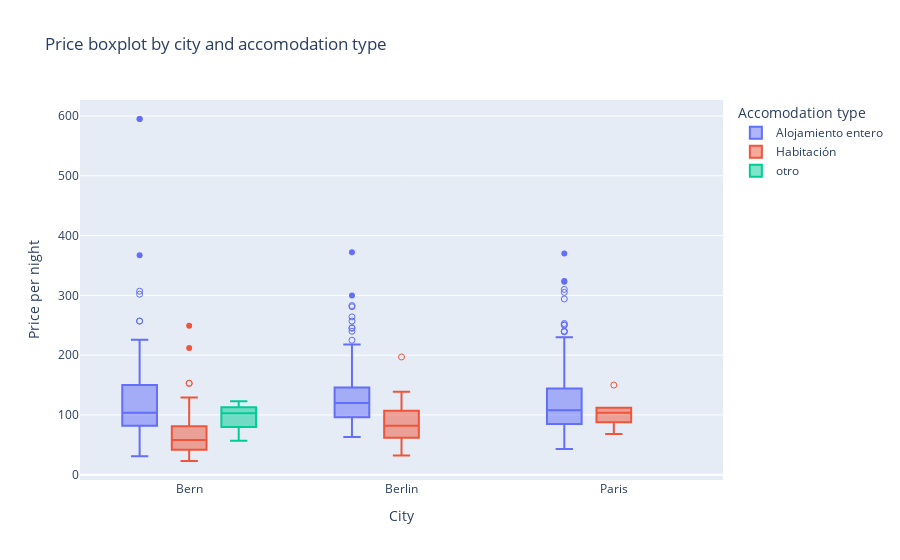

The code cell stored with this chart in its notebook:
### Markdown cell above
### <a id='toc8_4_6_'></a>[Price boxplot by city and accomodation type](#toc0_)

### Code cell
price_boxplot = px.box(
    data_frame=airbnb_data,
    x="city",
    y="price_per_night",
    color="category",
    points="suspectedoutliers",
    hover_name="name",
    title="Price boxplot by city and accomodation type",
    labels={
        "price_per_night": "Price per night",
        "city": "City",
        "category": "Accomodation type",
    },
)

price_boxplot.write_html(FIG_DIR / "price_boxplot.html")
price_boxplot.write_image(FIG_DIR / "price_boxplot.png")

price_boxplot.show()

### Figure 1 — Plotly figure (JSON) as saved in the notebook; plotly's stock layout.template omitted (floating-point values rounded to 4 significant figures; data arrays with more than 128 entries replaced by an {"elided": "..."} marker saying what was removed)
{"data": [{"alignmentgroup": "True", "boxpoints": "suspectedoutliers", "hovertemplate": "<b>%{hovertext}</b><br><br>Accomodation type=Alojamiento entero<br>City=%{x}<br>Price per night=%{y}<extra></extra>", "hovertext": {"elided": "688 str values"}, "legendgroup": "Alojamiento entero", "marker": {"color": "#636efa"}, "name": "Alojamiento entero", "notched": false, "offsetgroup": "Alojamiento entero", "orientation": "v", "showlegend": true, "type": "box", "x": {"elided": "688 str values"}, "x0": " ", "xaxis": "x", "y": {"elided": "688 int values"}, "y0": " ", "yaxis": "y"}, {"alignmentgroup": "True", "boxpoints": "suspectedoutliers", "hovertemplate": "<b>%{hovertext}</b><br><br>Accomodation type=Habitación<br>City=%{x}<br>Price per night=%{y}<extra></extra>", "hovertext": ["Sala de estar en Berna", "Escapada al campo", "Habitación individual privada en Berna", "Como si estuvieras en casa", "¡Pequeño pero bonito! ¡Bonito y completo!", "Habitación preciosa cerca de la ciudad de Berna", "Orange Apt., casco antiguo, a 3 minutos de la estación de tren de Berna.", "Hermosa habitación en el casco antiguo de Berna", "Lugar mágico y piscina de Beatenberg", "Alojamiento en Emmentaler Spycher de 300 años", "Habitación con baño privado y entrada", "Habitación minimalista, casco antiguo, a 3 minutos de la estación de Berna", "habitación individual oriental en B'n'B Thunerstern", "Apartamento dorado, casco antiguo, a 3 minutos de la estación de tren de Berna", "Habitación minimalista, casco antiguo, a 3 minutos de la estación de Berna", "Apartamento dorado, casco antiguo, a 3 minutos de la estación de tren de Berna", "Habitación romántica - entrada independiente", "Encantadora habitación individual tranquila", "Habitación privada en la ciudad de Berna", "habitación individual oriental en B'n'B Thunerstern", "Acogedor dormitorio privado a 4 minutos del centro de la ciudad", "habitación individual oriental en B'n'B Thunerstern", "Acogedora habitación en el distrito más moderno, incluida la salida después de la hora establecida.", "Habitación en el centro de Berna", "Pequeño pero agradable: habitación tranquila, céntrica, rural", "Pequeño pero agradable: habitación tranquila, céntrica, rural", "Un oasis en mi oasis.", "Ice Attic-Apt, casco antiguo, a 3 minutos de la estación de tren", "Habitación idílica en casa con jardín", "Habitación confortable", "Acogedor estudio en casa", "Habitación con todas las comodidades", "Residence zum Löwen Double Room", "Apartamento azul, casco antiguo, a 3 minutos de la estación de tren de Berna.", "Habitación tranquila con ambiente japonés en Biel", "En el centro de Berna", "Alójate en Emmentaler Speicher de 300 años", "Estudio con cocina y ducha privada", "Apartamento 1 junto a Warschauer Platz and Spree", "Hotel Comenius - Mezzanine Double Bed and Bunkbed", "Una habitación en la mano", "Generador Mitte: cama en un dormitorio de 4 camas.", "Doble Hotel Gat Point Charlie Berlin", "Apartamento de edificio antiguo P-Berg con balcón.", "Habitación en Berlín | PrenzlBerg 11", "Sala de visitas con jardín", "Habitación privada en el centro de Friedrichshain", "Acogedora habitación privada en Berlín", "Acogedor estudio en Berlín", "Habitación triple con balcón 1.2 (1er piso)", "Ojalá estuvieras aquí", "Apartamento de 3 habitaciones3/Potsdamer Pl.", "Habitación en un apartamento con estilo en el corazón de Berlín", "Casa Cyrano Batignolles village", "Secreto de los Batignolles", "\"El auténtico Batignolles\"", "Habitación", "Habitaciones con encanto en la Bastilla de París", "Apt PREMIUM- Vista de la Torre Eiffel y Montmartre"], "legendgroup": "Habitación", "marker": {"color": "#EF553B"}, "name": "Habitación", "notched": false, "offsetgroup": "Habitación", "orientation": "v", "showlegend": true, "type": "box", "x": ["Bern", "Bern", "Bern", "Bern", "Bern", "Bern", "Bern", "Bern", "Bern", "Bern", "Bern", "Bern", "Bern", "Bern", "Bern", "Bern", "Bern", "Bern", "Bern", "Bern", "Bern", "Bern", "Bern", "Bern", "Bern", "Bern", "Bern", "Bern", "Bern", "Bern", "Bern", "Bern", "Bern", "Bern", "Bern", "Bern", "Bern", "Bern", "Berlin", "Berlin", "Berlin", "Berlin", "Berlin", "Berlin", "Berlin", "Berlin", "Berlin", "Berlin", "Berlin", "Berlin", "Berlin", "Berlin", "Berlin", "Paris", "Paris", "Paris", "Paris", "Paris", "Paris"], "x0": " ", "xaxis": "x", "y": [36, 31, 45, 42, 60, 51, 249, 54, 212, 23, 27, 81, 58, 153, 81, 153, 77, 54, 62, 58, 51, 58, 69, 78, 35, 35, 57, 129, 57, 31, 72, 74, 84, 127, 26, 87, 43, 36, 109, 139, 45, 32, 102, 80, 99, 47, 70, 94, 68, 60, 127, 197, 82, 112, 103, 88, 68, 150, 104], "y0": " ", "yaxis": "y"}, {"alignmentgroup": "True", "boxpoints": "suspectedoutliers", "hovertemplate": "<b>%{hovertext}</b><br><br>Accomodation type=otro<br>City=%{x}<br>Price per night=%{y}<extra></extra>", "hovertext": ["Safaritent 2 personas (Jungfrau) / Camping Rütti", "Charmant mobil-home au camping d 'Avenches", "Charmant mobil-home au camping d 'Avenches", "minicasa am gurten berg in bern", "Biohof Schwarzenberg", "Apartamento Rústico en granja"], "legendgroup": "otro", "marker": {"color": "#00cc96"}, "name": "otro", "notched": false, "offsetgroup": "otro", "orientation": "v", "showlegend": true, "type": "box", "x": ["Bern", "Bern", "Bern", "Bern", "Bern", "Bern"], "x0": " ", "xaxis": "x", "y": [57, 113, 113, 93, 80, 123], "y0": " ", "yaxis": "y"}], "layout": {"boxmode": "group", "legend": {"title": {"text": "Accomodation type"}, "tracegroupgap": 0}, "title": {"text": "Price boxplot by city and accomodation type"}, "xaxis": {"anchor": "y", "domain": [0, 1], "title": {"text": "City"}}, "yaxis": {"anchor": "x", "domain": [0, 1], "title": {"text": "Price per night"}}}}
